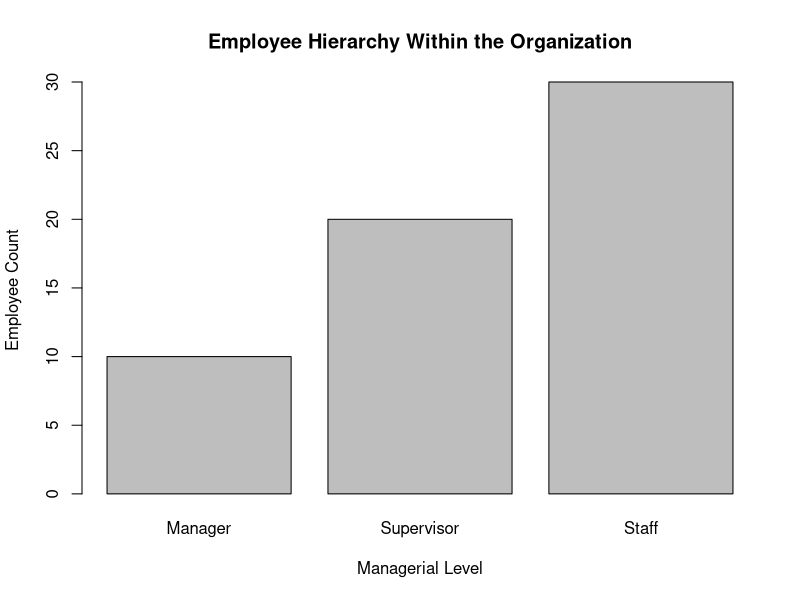
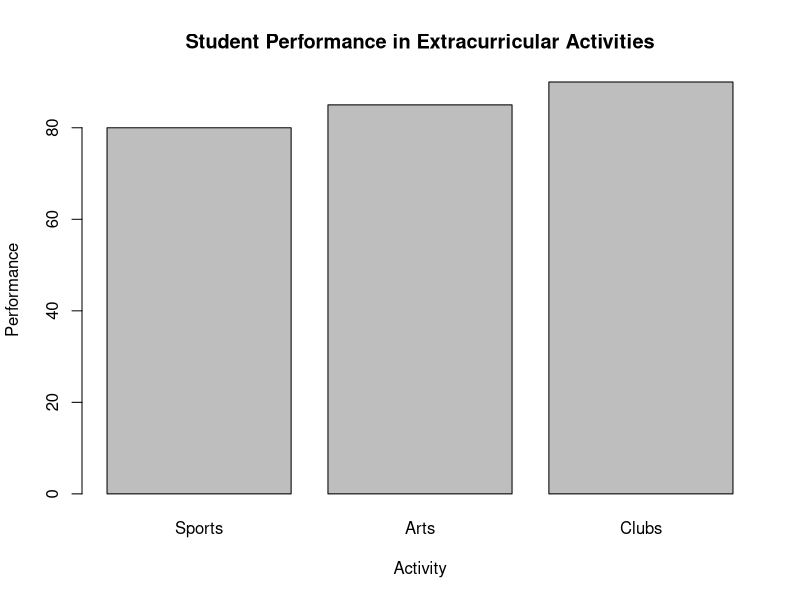
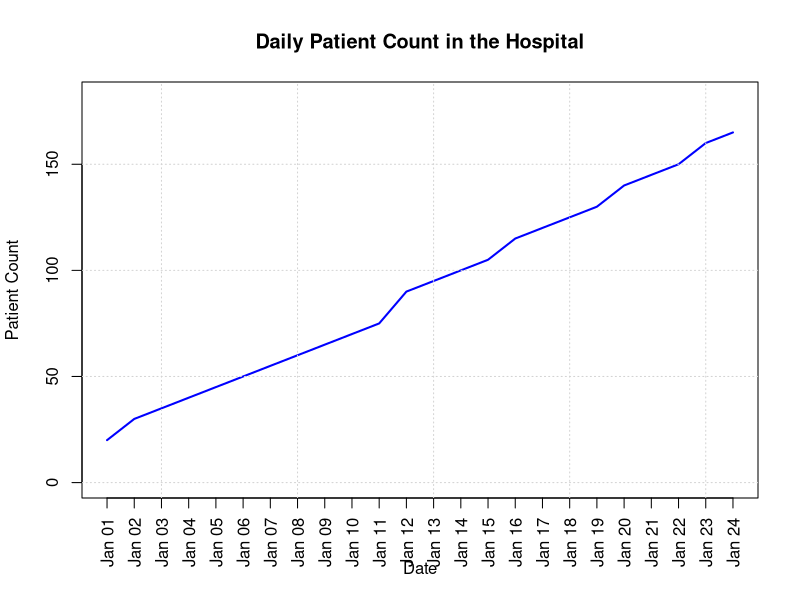
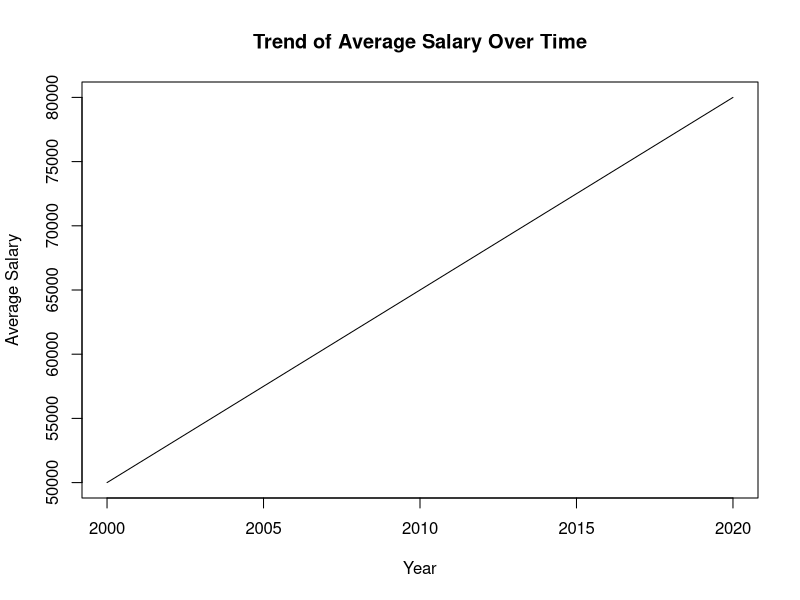
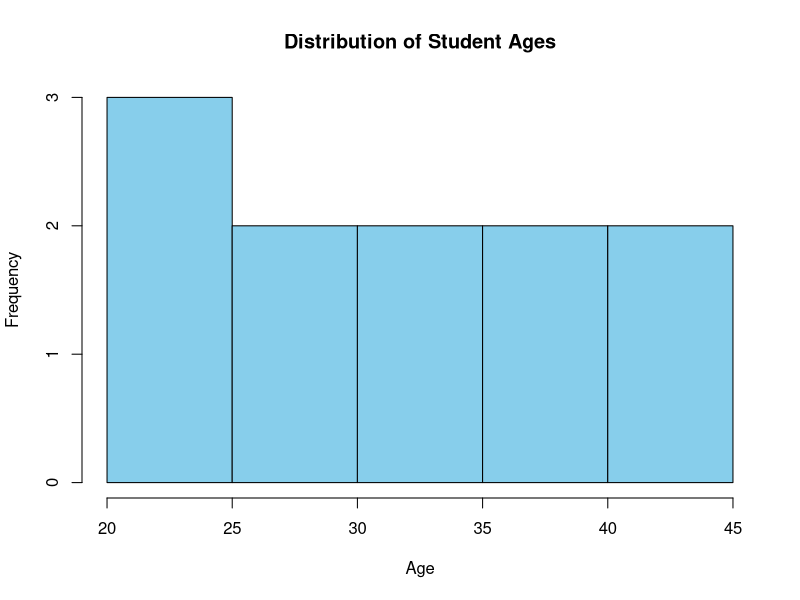

Reproduce these figures in R, in order.
# 16
employee_hierarchy <- data.frame(Managerial_Level = c("Manager", "Supervisor", "Staff"),
                                 Employee_Count = c(10, 20, 30))
barplot(employee_hierarchy$Employee_Count, names.arg = employee_hierarchy$Managerial_Level, 
        main = "Employee Hierarchy Within the Organization", xlab = "Managerial Level", ylab = "Employee Count")

# 17
student_activities <- data.frame(Activity = c("Sports", "Arts", "Clubs"),
                                 Performance = c(80, 85, 90))
barplot(student_activities$Performance, names.arg = student_activities$Activity, 
        main = "Student Performance in Extracurricular Activities", xlab = "Activity", ylab = "Performance")

# 18
hospital_daily_count <- data.frame(Date = seq(as.Date("2023-01-01"), by = "day", length.out = 24),
                                   Patient_Count = c(20, 30, 35, 40, 45, 50, 55, 60, 65,
                                                     70, 75, 90, 95, 100, 105,  115,
                                                     120, 125, 130,  140, 145, 150, 160, 165))

# Plotting with improved aesthetics
plot(hospital_daily_count$Date, hospital_daily_count$Patient_Count, type = "l", 
     main = "Daily Patient Count in the Hospital", xlab = "Date", ylab = "Patient Count", 
     xaxt = "n", ylim = c(0, max(hospital_daily_count$Patient_Count) * 1.1), 
     col = "blue", lwd = 2)
axis.Date(side = 1, at = hospital_daily_count$Date, format = "%b %d", las = 2)
grid()

# 19
employee_salary_trend <- data.frame(
  Year = 2000:2020,
  Average_Salary = seq(50000, 80000, length.out = 21)
)

# Now create the plot
plot(employee_salary_trend$Year, employee_salary_trend$Average_Salary, type = "l",
     main = "Trend of Average Salary Over Time", xlab = "Year", ylab = "Average Salary")

# 20
student_age_data <- data.frame(Age = c(20, 22, 25, 28, 30, 32, 35, 38, 40, 42, 45))
hist(student_age_data$Age, main = "Distribution of Student Ages", xlab = "Age", ylab = "Frequency", col = "skyblue")







